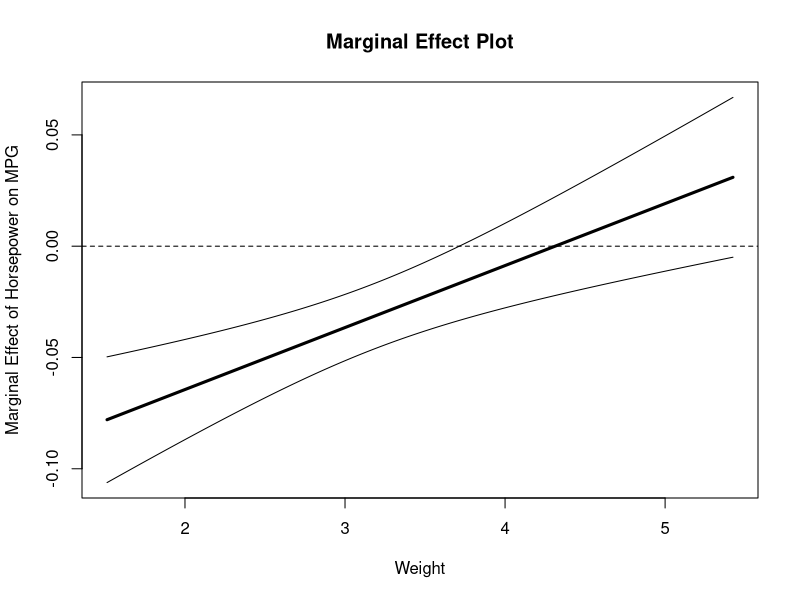
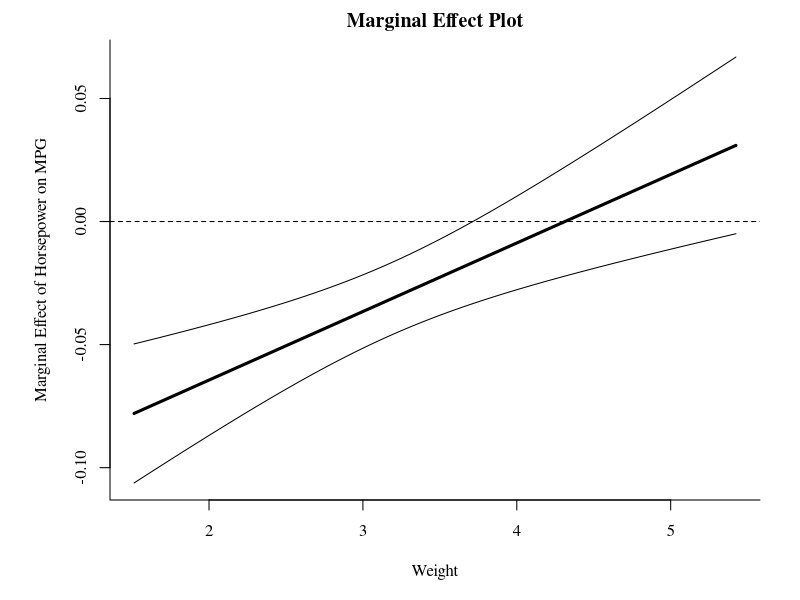

Write R code to recreate these figures, in order.

# ------------------------------------
# Create Marginal Effect Plot Function
# ------------------------------------
meplot <- function(model,var1,var2,int,z,xlab="Variable z",ylab="Marginal Effect of x",main="Marginal Effect Plot"){
  beta.hat <- coef(model)
  cov <- vcov(model)
  z0 <- seq(min(model$model[,var2],na.rm=T),max(model$model[,var2],na.rm=T),length.out=1000)
  dy.dx <- beta.hat[var1] + beta.hat[int]*z0
  se.dy.dx <- sqrt(cov[var1,var1] + z0^2*cov[int,int] + 2*z0*cov[var1,int])
  upr <- dy.dx + z*se.dy.dx
  lwr <- dy.dx - z*se.dy.dx
  plot(x=z0, y=dy.dx,type="n",xlim=c(min(z0),max(z0)),
       ylim=c(min(lwr),max(upr)),
       xlab = xlab,
       ylab = ylab,
       main = main)
  lines(z0, dy.dx, lwd = 3)
  lines(z0, lwr)
  lines(z0, upr)
  abline(h=0,lty=2)
}


# ----------------------------------
# An example with the mtcars dataset
# ----------------------------------

# Estimate a regression model with an interaction term
mod <- lm(mpg ~ hp + wt + hp*wt, data=mtcars)

# Plot it
meplot(model=mod,var1="hp",var2="wt",int="hp:wt",
       z=1.96,xlab="Weight",ylab="Marginal Effect of Horsepower on MPG")

# You can use the par() function to spice things up
par(family="serif",bty="l",mar=c(5,5.5,2,2))
meplot(model=mod,var1="hp",var2="wt",int="hp:wt",
       z=1.96,xlab="Weight",ylab="Marginal Effect of Horsepower on MPG")
